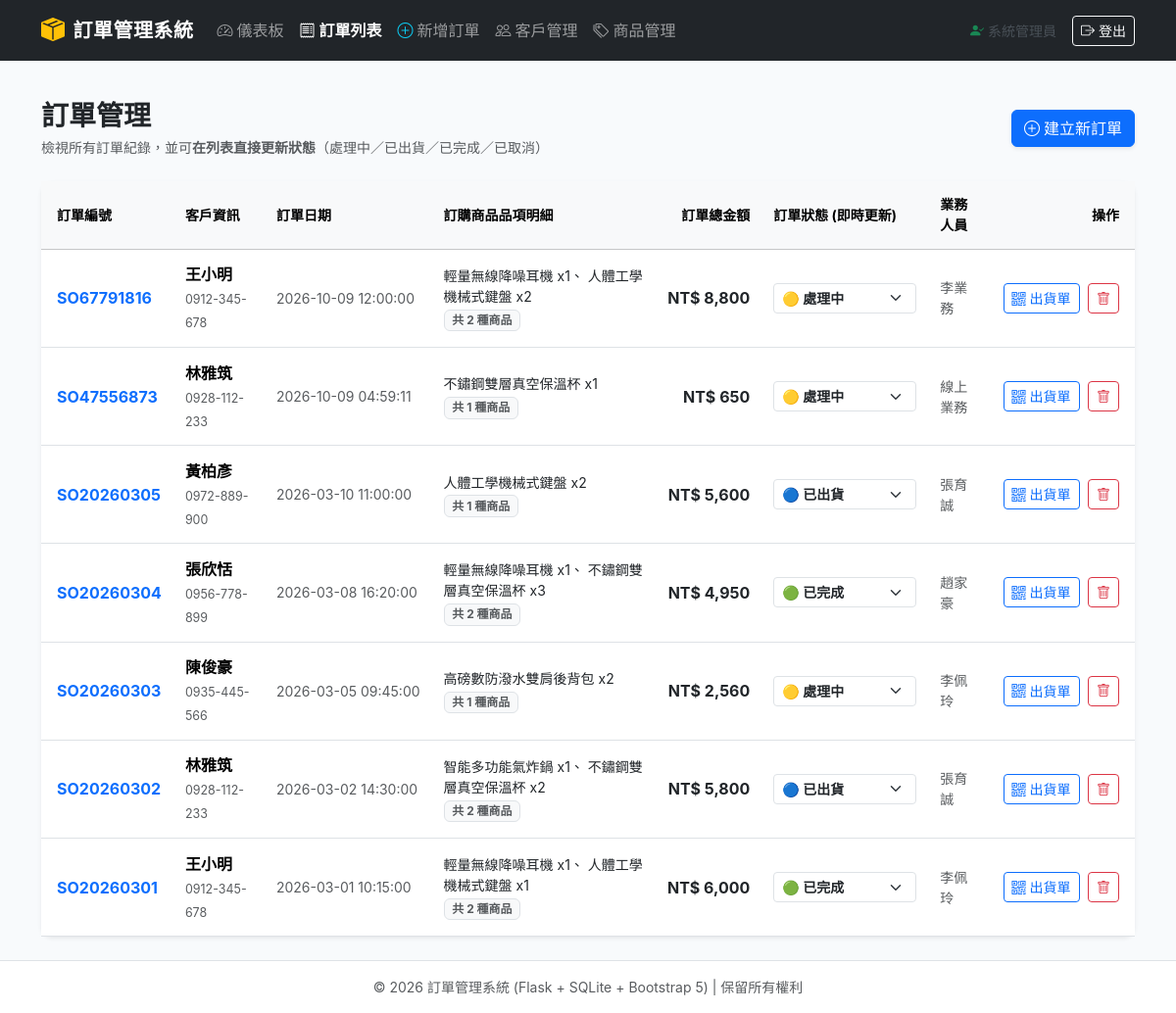
The app's page /orders (signed in), older data.
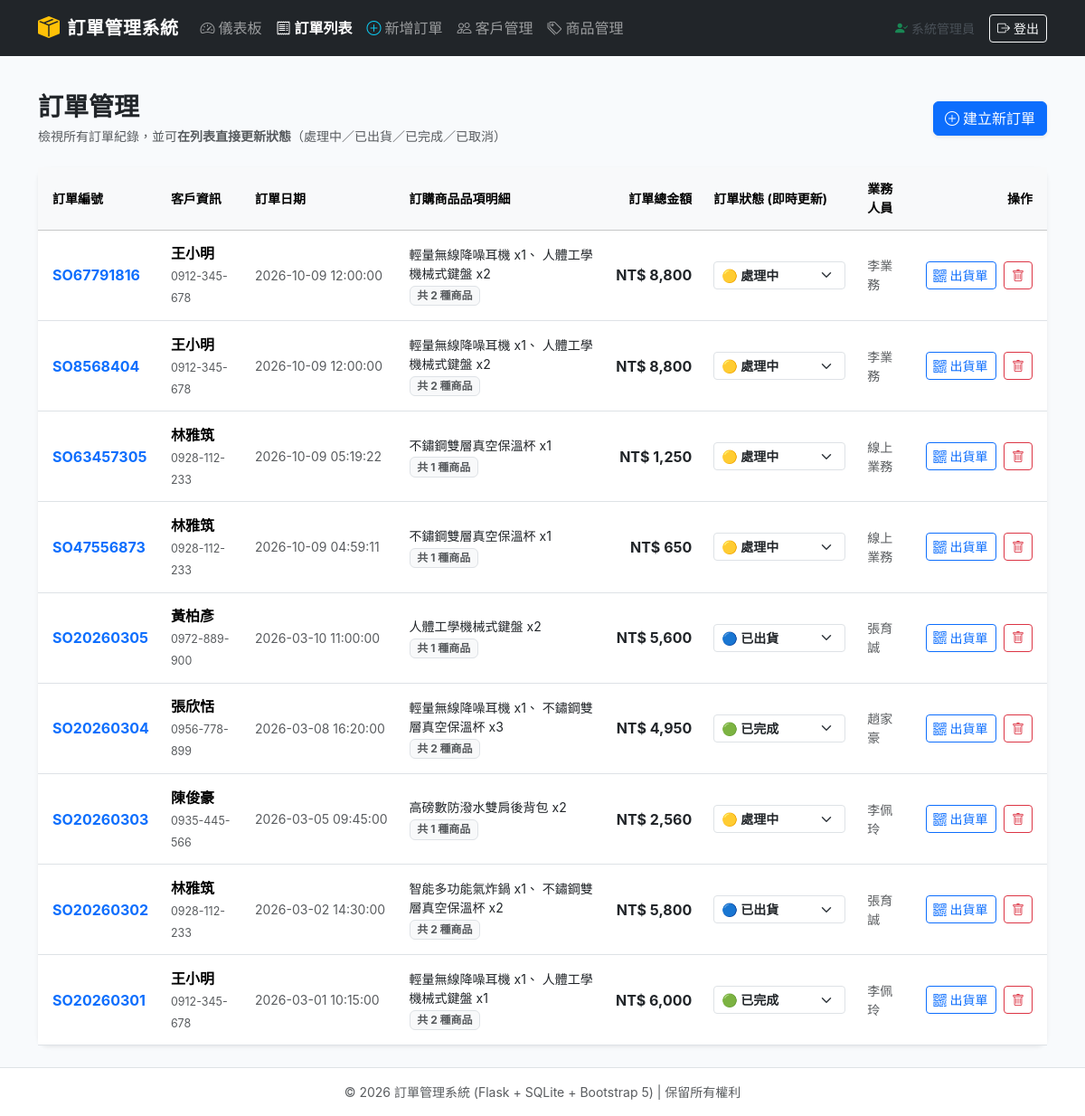
The same page, newer data.
### tables this page shows
CREATE TABLE orders (
        order_id     TEXT PRIMARY KEY CHECK (order_id GLOB 'SO[0-9]*' AND length(order_id) >= 3),
        customer_id  TEXT NOT NULL,
        order_date   TEXT NOT NULL,
        status       TEXT NOT NULL CHECK (status IN ('處理中', '已出貨', '已完成', '已取消')),
        sales_rep    TEXT,
        FOREIGN KEY (customer_id) REFERENCES customer(customer_id)
            ON UPDATE CASCADE ON DELETE RESTRICT
    );

### app.py (the view)
@app.route("/orders")
@admin_required
def orders():
    conn = get_db()
    cursor = conn.cursor()
    cursor.execute("""
    SELECT o.order_id, o.customer_id, c.name AS customer_name, c.phone AS customer_phone,
           o.order_date, o.status, o.sales_rep,
           COALESCE(SUM(oi.quantity * oi.unit_price), 0) AS total_amount,
           COUNT(oi.product_id) AS item_count,
           GROUP_CONCAT(p.name || ' x' || oi.quantity, '、 ') AS items_summary
    FROM orders o
    JOIN customer c ON o.customer_id = c.customer_id
    LEFT JOIN order_item oi ON o.order_id = oi.order_id
    LEFT JOIN product p ON oi.product_id = p.product_id
    GROUP BY o.order_id
    ORDER BY o.order_date DESC;
    """)
    order_list = cursor.fetchall()
    conn.close()
    return render_template("orders.html", orders=order_list)

### app.py (called while the page is built)
def get_db():
    conn = sqlite3.connect(DB_PATH)
    conn.row_factory = sqlite3.Row
    conn.execute("PRAGMA foreign_keys = ON;")
    return conn

def admin_required(view):
    @functools.wraps(view)
    def wrapped_view(**kwargs):
        if not session.get("logged_in"):
            flash("請先登入管理員帳號以存取後台管理功能。", "warning")
            return redirect(url_for("login", next=request.path))
        if session.get("role") != "admin":
            flash("權限不足：您目前的身份非系統管理員，無法進入後台！", "danger")
            return redirect(url_for("login"))
        return view(**kwargs)
    return wrapped_view

### templates/orders.html (shortened to what this page needs)
{% extends "base.html" %}
{% block content %}
<div class="d-flex flex-wrap justify-content-between align-items-center mb-4 gap-2">
    <div>
        <h3 class="fw-bold text-dark mb-1">訂單管理</h3>
        <p class="text-muted small mb-0">檢視所有訂單紀錄，並可<strong>在列表直接更新狀態</strong>（處理中／已出貨／已完成／已取消）</p>
    </div>
    <a href="{{ url_for('order_new') }}" class="btn btn-primary shadow-sm">
        <i class="bi bi-plus-circle me-1"></i>建立新訂單
    </a>
</div>
<div class="position-fixed bottom-0 end-0 p-3" style="z-index: 1080;">
</div>
<div class="card shadow-sm">
    <div class="card-body p-0">
        <div class="table-responsive">
            <table class="table table-hover align-middle mb-0">
                <thead class="table-light small text-muted">
                    <tr>
                        <th class="ps-3">訂單編號</th>
                        <th>客戶資訊</th>
                        <th>訂單日期</th>
                        <th>訂購商品品項明細</th>
                        <th class="text-end">訂單總金額</th>
                        <th style="min-width: 170px;">訂單狀態 (即時更新)</th>
                        <th>業務人員</th>
                        <th class="text-end pe-3">操作</th>
                    </tr>
                </thead>
                <tbody>
                    {% for o in orders %}
                    <tr id="row-{{ o.order_id }}">
                        <td class="ps-3 fw-bold text-primary">
                            <a href="{{ url_for('order_detail', order_id=o.order_id) }}" class="text-decoration-none">
                                {{ o.order_id }}
                            </a>
                        </td>
                        <td>
                            <div class="fw-semibold">{{ o.customer_name }}</div>
                            <span class="text-muted extra-small" style="font-size: 0.78rem;">{{ o.customer_phone }}</span>
                        </td>
                        <td class="small text-muted text-nowrap">
                            {{ o.order_date }}
                        </td>
                        <td>
                            <div class="small text-dark" style="max-width: 280px;">
                                {{ o.items_summary or '無明細' }}
                            </div>
                            <span class="badge bg-light text-muted border extra-small">共 {{ o.item_count }} 種商品</span>
                        </td>
                        <td class="text-end fw-bold text-dark text-nowrap">
                            NT$ {{ "{:,.0f}".format(o.total_amount) }}
                        </td>
                        <td>
                            <div class="d-flex align-items-center gap-1">
                                <select class="form-select form-select-sm status-selector fw-semibold"
                                        data-order-id="{{ o.order_id }}"
                                        onchange="quickUpdateStatus('{{ o.order_id }}', this)">
                                    <option value="處理中" {% if o.status == '處理中' %}selected{% endif %}>🟡 處理中</option>
                                    <option value="已出貨" {% if o.status == '已出貨' %}selected{% endif %}>🔵 已出貨</option>
                                    <option value="已完成" {% if o.status == '已完成' %}selected{% endif %}>🟢 已完成</option>
                                </select>
                            </div>
                        </td>
                        <td class="small text-muted">{{ o.sales_rep or '-' }}</td>
                        <td class="text-end pe-3 text-nowrap">
                            <a href="{{ url_for('order_detail', order_id=o.order_id) }}" class="btn btn-sm btn-outline-primary me-1" title="專屬出貨單與 QR Code">
                                <i class="bi bi-qr-code me-1"></i>出貨單
                            </a>
                            <button type="button" class="btn btn-sm btn-outline-danger"
                                    onclick="confirmDelete('{{ o.order_id }}')">
                                <i class="bi bi-trash"></i>
                            </button>
                        </td>
                    </tr>
                    {% else %}
                    <tr>
                        <td colspan="8" class="text-center text-muted py-5">目前尚無訂單紀錄</td>
                    </tr>
                    {% endfor %}
                </tbody>
            </table>
        </div>
    </div>
</div>
{% endblock %}

### templates/base.html (shortened to what this page needs)
<!DOCTYPE html>
<html lang="zh-Hant">
<head>
    <link href="https://cdn.jsdelivr.net/npm/bootstrap@5.3.3/dist/css/bootstrap.min.css" rel="stylesheet">
    <link href="https://cdn.jsdelivr.net/npm/bootstrap-icons@1.11.3/font/bootstrap-icons.min.css" rel="stylesheet">
</head>
<body>
    <nav class="navbar navbar-expand-lg navbar-dark bg-dark sticky-top no-print py-2">
        <div class="container">
            <a class="navbar-brand d-flex align-items-center gap-2" href="{{ url_for('dashboard') if session.get('logged_in') else url_for('login') }}">
                <i class="bi bi-box-seam-fill text-warning fs-4"></i>
                <span>訂單管理系統</span>
            </a>
            <div class="collapse navbar-collapse" id="navbarNav">
                {% if session.get("logged_in") %}
                <ul class="navbar-nav me-auto mb-2 mb-lg-0">
                    <li class="nav-item">
                        <a class="nav-link {% if request.endpoint == 'dashboard' %}active text-white fw-bold{% endif %}" href="{{ url_for('dashboard') }}">
                            <i class="bi bi-speedometer2 me-1"></i>儀表板
                        </a>
                    </li>
                    <li class="nav-item">
                        <a class="nav-link {% if request.endpoint == 'orders' %}active text-white fw-bold{% endif %}" href="{{ url_for('orders') }}">
                            <i class="bi bi-receipt me-1"></i>訂單列表
                        </a>
                    </li>
                    <li class="nav-item">
                        <a class="nav-link {% if request.endpoint == 'order_new' %}active text-white fw-bold{% endif %}" href="{{ url_for('order_new') }}">
                            <i class="bi bi-plus-circle me-1 text-info"></i>新增訂單
                        </a>
                    </li>
                    <li class="nav-item">
                        <a class="nav-link {% if request.endpoint == 'customers' %}active text-white fw-bold{% endif %}" href="{{ url_for('customers') }}">
                            <i class="bi bi-people me-1"></i>客戶管理
                        </a>
                    </li>
                    <li class="nav-item">
                        <a class="nav-link {% if request.endpoint == 'products' %}active text-white fw-bold{% endif %}" href="{{ url_for('products') }}">
                            <i class="bi bi-tags me-1"></i>商品管理
                        </a>
                    </li>
                </ul>
                <div class="d-flex align-items-center gap-3">
                    <span class="text-light-emphasis small d-none d-md-inline">
                        <i class="bi bi-person-check-fill text-success me-1"></i>{{ session.get('display_name', '管理員') }}
                    </span>
                    <a href="{{ url_for('logout') }}" class="btn btn-outline-light btn-sm">
                        <i class="bi bi-box-arrow-right me-1"></i>登出
                    </a>
                </div>
                {% else %}
                <div class="navbar-nav ms-auto">
                    <a href="{{ url_for('login') }}" class="btn btn-primary btn-sm">
                        <i class="bi bi-lock-fill me-1"></i>管理員登入
                    </a>
                </div>
                {% endif %}
            </div>
        </div>
    </nav>
    <main class="main-content container py-4">
        {% block content %}{% endblock %}
    </main>
    <footer class="footer bg-white border-top py-3 text-center text-muted small no-print">
        <div class="container">
            <span>&copy; 2026 訂單管理系統 (Flask + SQLite + Bootstrap 5) | 保留所有權利</span>
        </div>
    </footer>
</body>
</html>

### templates/base.html (style rules this page uses)
:root { --primary-color: #2c3e50; --accent-color: #3498db; --bg-light: #f8fafc; }
body { background-color: var(--bg-light); font-family: -apple-system, BlinkMacSystemFont, "Segoe UI", Roboto, "Helvetica Neue", Arial, "Noto Sans TC", sans-serif; min-height: 100vh; display: flex; flex-direction: column; }
.navbar-brand { font-weight: 700; letter-spacing: 0.5px; }
.main-content { flex: 1; }
.card { border: none; border-radius: 12px; box-shadow: 0 4px 16px rgba(0, 0, 0, 0.04); transition: all 0.2s ease; }
.table > :not(caption) > * > * { padding: 0.85rem 0.75rem; vertical-align: middle; }

Row changes from the older to the newer data that the page shows:
added orders: order_id "SO8568404", customer_name "王小明", customer_phone "0912-345-678", order_date "2026-10-09 12:00:00", items_summary "輕量無線降噪耳機 x1、 人體工學機械式鍵盤 x2", item_count "2", total_amount "8,800", status+order_id "🟡 處理中", sales_rep "李業務"
added orders: order_id "SO63457305", customer_name "林雅筑", customer_phone "0928-112-233", order_date "2026-10-09 05:19:22", items_summary "不鏽鋼雙層真空保溫杯 x1", item_count "1", total_amount "1,250", status+order_id "🟡 處理中", sales_rep "線上業務"
